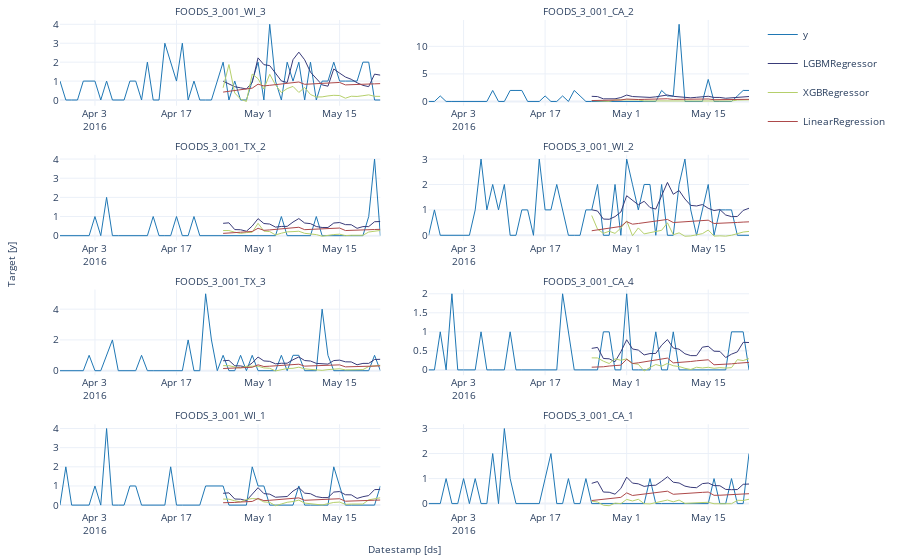

Here is the notebook cell this chart was saved with:
### Code cell
StatsForecast.plot(test, fcst_mlf_df, engine = 'plotly')
